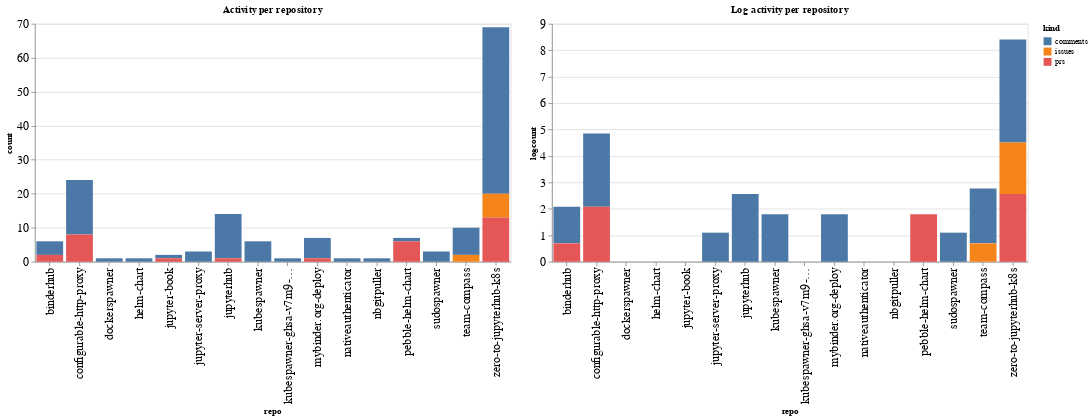

Source (notebook cell):
### Code cell
ch1 = alt.Chart(repo_summaries, width=600, title="Activity per repository").mark_bar().encode(
    x='repo',
    y='count',
    color='kind',
    tooltip="kind"
)

ch2 = alt.Chart(repo_summaries, width=600, title="Log activity per repository").mark_bar().encode(
    x='repo',
    y='logcount',
    color='kind',
    tooltip="kind"
)

ch1 | ch2

### Figure 1 — Vega-Lite specification as saved in the notebook (floating-point values rounded to 4 significant figures)
{"config": {"axisLeft": {"labelFontSize": 15}, "axisBottom": {"labelFontSize": 15}}, "hconcat": [{"mark": "bar", "encoding": {"color": {"type": "nominal", "field": "kind"}, "tooltip": {"type": "nominal", "field": "kind"}, "x": {"type": "nominal", "field": "repo"}, "y": {"type": "quantitative", "field": "count"}}, "title": "Activity per repository", "width": 600}, {"mark": "bar", "encoding": {"color": {"type": "nominal", "field": "kind"}, "tooltip": {"type": "nominal", "field": "kind"}, "x": {"type": "nominal", "field": "repo"}, "y": {"type": "quantitative", "field": "logcount"}}, "title": "Log activity per repository", "width": 600}], "data": {"name": "data-1c4994743113555ec1c92d33f47b5ac9"}, "$schema": "https://vega.github.io/schema/vega-lite/v4.8.1.json", "datasets": {"data-1c4994743113555ec1c92d33f47b5ac9": [{"repo": "binderhub", "kind": "comments", "count": 4, "logcount": 1.386}, {"repo": "binderhub", "kind": "prs", "count": 2, "logcount": 0.6931}, {"repo": "configurable-http-proxy", "kind": "comments", "count": 16, "logcount": 2.773}, {"repo": "configurable-http-proxy", "kind": "prs", "count": 8, "logcount": 2.079}, {"repo": "dockerspawner", "kind": "comments", "count": 1, "logcount": 0.0}, {"repo": "helm-chart", "kind": "comments", "count": 1, "logcount": 0.0}, {"repo": "jupyter-book", "kind": "comments", "count": 1, "logcount": 0.0}, {"repo": "jupyter-book", "kind": "prs", "count": 1, "logcount": 0.0}, {"repo": "jupyter-server-proxy", "kind": "comments", "count": 3, "logcount": 1.099}, {"repo": "jupyterhub", "kind": "comments", "count": 13, "logcount": 2.565}, {"repo": "jupyterhub", "kind": "prs", "count": 1, "logcount": 0.0}, {"repo": "kubespawner", "kind": "comments", "count": 6, "logcount": 1.792}, {"repo": "kubespawner-ghsa-v7m9-9497-p9gr", "kind": "comments", "count": 1, "logcount": 0.0}, {"repo": "mybinder.org-deploy", "kind": "comments", "count": 6, "logcount": 1.792}, {"repo": "mybinder.org-deploy", "kind": "prs", "count": 1, "logcount": 0.0}, {"repo": "nativeauthenticator", "kind": "comments", "count": 1, "logcount": 0.0}, {"repo": "nbgitpuller", "kind": "comments", "count": 1, "logcount": 0.0}, {"repo": "pebble-helm-chart", "kind": "comments", "count": 1, "logcount": 0.0}, {"repo": "pebble-helm-chart", "kind": "prs", "count": 6, "logcount": 1.792}, {"repo": "sudospawner", "kind": "comments", "count": 3, "logcount": 1.099}, {"repo": "team-compass", "kind": "comments", "count": 8, "logcount": 2.079}, {"repo": "team-compass", "kind": "issues", "count": 2, "logcount": 0.6931}, {"repo": "zero-to-jupyterhub-k8s", "kind": "comments", "count": 49, "logcount": 3.892}, {"repo": "zero-to-jupyterhub-k8s", "kind": "issues", "count": 7, "logcount": 1.946}, {"repo": "zero-to-jupyterhub-k8s", "kind": "prs", "count": 13, "logcount": 2.565}]}}
